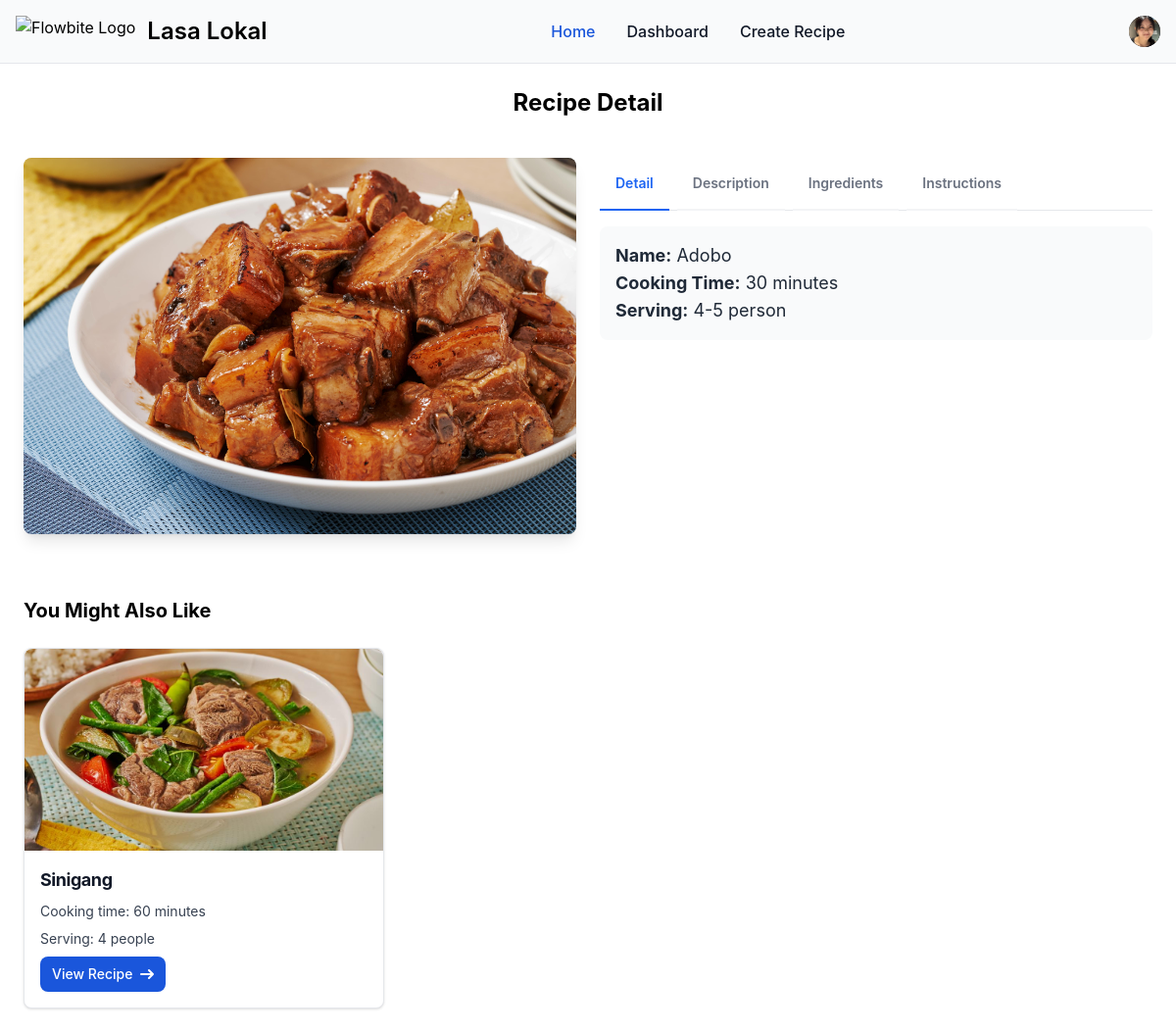
Screenshot of /recipe/detail/5 (signed in) with the database file from the repository.
### user_profile/models.py (models this page shows, shortened)
class Profile(models.Model):
    MALE = 'M'
    FEMALE = 'F'
    OTHERS = 'O'
    GENDER_CHOICES = [
        (MALE, 'Male'),
        (FEMALE, 'Female'),
        (OTHERS, 'Others'),
    ]
    user = models.OneToOneField(User, on_delete=models.CASCADE)
    image = models.ImageField(upload_to='profile_images', default='default_profile_image.jpg')
    gender = models.CharField(max_length = 20, choices = GENDER_CHOICES, default=OTHERS)

### recipe/models.py (models this page shows, shortened)
class Recipe(models.Model):
    category = models.ForeignKey(Category, on_delete=models.CASCADE, related_name="category")
    created_by = models.ForeignKey(User, on_delete=models.CASCADE, related_name="created_by")
    name = models.CharField(max_length=100)
    image = models.ImageField(upload_to='recipe_images', default='default_recipe_image.svg', blank=True, null=True)
    description = models.TextField()
    cook_time = models.CharField(max_length=100)
    serving = models.CharField(max_length=100)
    created_at = models.DateTimeField(auto_now_add=True)
    updated_at = models.DateTimeField(auto_now_add=True)

### recipe/views.py (the view)
# urls.py: path('detail/<int:recipe_primary_key>', views.view_recipe_detail, name='view_recipe_detail'),
@login_required
def view_recipe_detail(request, recipe_primary_key):
    recipe = get_object_or_404(Recipe, pk=recipe_primary_key)
    ingredients = Ingredient.objects.filter(recipe_id=recipe_primary_key)
    instructions = Instruction.objects.filter(recipe_id=recipe_primary_key)
    related_recipes = Recipe.objects.filter(
        category=recipe.category
    ).exclude(
        pk=recipe_primary_key
    ).order_by('?')[:3]  # Random order, limit to 3
    return render(request, 'recipe/view_recipe_detail.html', {
        'title': 'Recipe Detail',
        'recipe': recipe,
        'ingredients': ingredients,
        'instructions': instructions,
        'related_recipes': related_recipes,
    })

### recipe/templates/recipe/view_recipe_detail.html (shortened to what this page needs)
{% extends 'main/base.html' %}
{% load static %}
{% block content %}
<div class="max-w-screen-xl mx-auto p-6 md:px-10 md:py-10 rounded-md">
    <h1 class="mb-10 text-2xl font-bold text-center">Recipe Detail</h1>
    <div class="grid md:grid-cols-2 gap-6">
        <div class="md:col-span-1">
            <div class="relative h-96 md:h-[500px] w-full overflow-hidden rounded-lg shadow-lg bg-gray-100">
                <img
                    src="{{ recipe.image.url }}"
                    alt="Recipe Image"
                    class="absolute inset-0 w-full h-full object-contain"
                >
            </div>
        </div>
        <div class="md:col-span-1">
            <div class="mb-4 border-b border-gray-200 dark:border-gray-700">
                <ul class="flex flex-wrap -mb-px text-sm font-medium text-center" id="default-tab" data-tabs-toggle="#default-tab-content" role="tablist">
                    <li class="me-2" role="presentation">
                        <button class="inline-block p-4 border-b-2 font-semibold rounded-t-lg" id="detail-tab" data-tabs-target="#detail" type="button" role="tab" aria-controls="detail" aria-selected="false">Detail</button>
                    </li>
                    <li class="me-2" role="presentation">
                        <button class="inline-block p-4 border-b-2 rounded-t-lg font-semibold hover:text-gray-600 hover:border-gray-300 dark:hover:text-gray-300" id="description-tab" data-tabs-target="#description" type="button" role="tab" aria-controls="description" aria-selected="false">Description</button>
                    </li>
                    <li class="me-2" role="presentation">
                        <button class="inline-block p-4 border-b-2 rounded-t-lg font-semibold hover:text-gray-600 hover:border-gray-300 dark:hover:text-gray-300" id="ingredients-tab" data-tabs-target="#ingredients" type="button" role="tab" aria-controls="ingredients" aria-selected="false">Ingredients</button>
                    </li>
                    <li class="me-2" role="presentation">
                        <button class="inline-block p-4 border-b-2 rounded-t-lg font-semibold hover:text-gray-600 hover:border-gray-300 dark:hover:text-gray-300" id="instructions-tab" data-tabs-target="#instructions" type="button" role="tab" aria-controls="instructions" aria-selected="false">Instructions</button>
                    </li>
                </ul>
            </div>
            <div id="default-tab-content">
                <div class="hidden p-4 rounded-lg bg-gray-50 dark:bg-gray-800" id="detail" role="tabpanel" aria-labelledby="detail-tab">
                    <div class="flex flex-col">
                        <div>
                            <h1 class="text-lg font-normal text-gray-800"><b>Name:</b> {{ recipe.name }}</h1>
                        </div>
                        <div>
                            <h1 class="text-lg font-normal text-gray-800"><b>Cooking Time:</b> {{ recipe.cook_time }}</h1>
                        </div>
                        <div>
                            <h1 class="text-lg font-normal text-gray-800"><b>Serving:</b> {{ recipe.serving }}</h1>
                        </div>
                    </div>
                </div>
            </div>
        </div>
    </div>
    {% if related_recipes %}
    <div class="pt-16 mt-16">
        <h2 class="text-xl font-bold mb-6">You Might Also Like</h2>
        <div class="grid grid-cols-1 md:grid-cols-3 gap-6">
            {% for related_recipe in related_recipes %}
            <div class="bg-white border border-gray-200 rounded-lg shadow dark:bg-gray-800 dark:border-gray-700 flex flex-col">
                <a href="{% url 'recipe:view_recipe_detail' recipe_primary_key=related_recipe.id %}">
                    <img class="w-full h-40 object-cover rounded-t-lg" src="{{ related_recipe.image.url }}" alt="{{ related_recipe.name }}" />
                </a>
                <div class="p-4 flex flex-col h-full">
                    <div class="flex-1">
                        <h5 class="mb-2 text-lg font-bold tracking-tight text-gray-900 dark:text-white">{{ related_recipe.name }}</h5>
                        <p class="mb-2 text-sm text-gray-700 dark:text-gray-400">Cooking time: {{ related_recipe.cook_time }}</p>
                        <p class="mb-2 text-sm text-gray-700 dark:text-gray-400">Serving: {{ related_recipe.serving }}</p>
                    </div>
                    <div class="mt-auto">
                        <a href="{% url 'recipe:view_recipe_detail' recipe_primary_key=related_recipe.id %}" class="inline-flex items-center px-3 py-2 text-sm font-medium text-center text-white bg-blue-700 rounded-lg hover:bg-blue-800 focus:ring-4 focus:outline-none focus:ring-blue-300 dark:bg-blue-600 dark:hover:bg-blue-700 dark:focus:ring-blue-800">
                            View Recipe
                            <svg class="rtl:rotate-180 w-3.5 h-3.5 ms-2" aria-hidden="true" xmlns="http://www.w3.org/2000/svg" fill="none" viewBox="0 0 14 10">
                                <path stroke="currentColor" stroke-linecap="round" stroke-linejoin="round" stroke-width="2" d="M1 5h12m0 0L9 1m4 4L9 9"/>
                            </svg>
                        </a>
                    </div>
                </div>
            </div>
            {% endfor %}
        </div>
    </div>
    {% endif %}
</div>
{% endblock %}

### main/templates/main/base.html (shortened to what this page needs)
<!DOCTYPE html>
<html lang="en">
<head>
    <link href="https://cdn.jsdelivr.net/npm/flowbite@2.5.2/dist/flowbite.min.css" rel="stylesheet" />
</head>
<body>
    {% if request.user.is_authenticated %}
      <nav class="border-gray-200 bg-gray-50 dark:bg-gray-800 dark:border-gray-700">
        <div class="max-w-screen-xl flex flex-wrap items-center justify-between mx-auto p-4">
        <a href="{% url 'recipe:view_recipes' %}" class="flex items-center space-x-3 rtl:space-x-reverse">
            <img src="https://flowbite.com/docs/images/logo.svg" class="h-8" alt="Flowbite Logo" />
            <span class="self-center text-2xl font-semibold whitespace-nowrap dark:text-white">Lasa Lokal</span>
        </a>
        <div class="flex items-center md:order-2 space-x-3 md:space-x-0 rtl:space-x-reverse">
            <button type="button" class="flex text-sm bg-gray-800 rounded-full md:me-0 focus:ring-4 focus:ring-gray-300 dark:focus:ring-gray-600" id="user-menu-button" aria-expanded="false" data-dropdown-toggle="user-dropdown" data-dropdown-placement="bottom">
              <img class="w-8 h-8 rounded-full" src="{{ request.user.profile.image.url }}" alt="{{ request.user.first_name }} {{ request.user.last_name }} photo">
            </button>
        </div>
        <div class="items-center justify-between hidden w-full md:flex md:w-auto md:order-1" id="navbar-user">
          <ul class="flex flex-col font-medium mt-4 rounded-lg bg-gray-50 md:space-x-8 rtl:space-x-reverse md:flex-row md:mt-0 md:border-0 md:bg-transparent dark:bg-gray-800 md:dark:bg-transparent dark:border-gray-700">
            <li>
              <a href="{% url 'recipe:view_recipes' %}" class="block py-2 px-3 md:p-0 text-white bg-blue-700 rounded md:bg-transparent md:text-blue-700 md:dark:text-blue-500 dark:bg-blue-600 md:dark:bg-transparent" aria-current="page">Home</a>
            </li>
            <li>
              <a href="{% url 'recipe:view_user_recipes' %}" class="block py-2 px-3 md:p-0 text-gray-900 rounded hover:bg-gray-100 md:hover:bg-transparent md:border-0 md:hover:text-blue-700 dark:text-white md:dark:hover:text-blue-500 dark:hover:bg-gray-700 dark:hover:text-white md:dark:hover:bg-transparent">Dashboard</a>
            </li>
            <li>
              <a href="{% url 'recipe:create_recipe' %}" class="block py-2 px-3 md:p-0 text-gray-900 rounded hover:bg-gray-100 md:hover:bg-transparent md:border-0 md:hover:text-blue-700 dark:text-white md:dark:hover:text-blue-500 dark:hover:bg-gray-700 dark:hover:text-white md:dark:hover:bg-transparent">Create Recipe</a>
            </li>
          </ul>
        </div>
        </div>
      </nav>
      <div class="w-full border-b border-gray-200 dark:border-gray-700"></div>
      {% endif %}
      {% block content %}
      {% endblock %}
</body>
</html>

### rows the page displays
Recipe: image (picture), name "Adobo", cook_time "30 minutes", serving "4-5 person"
Recipe: image (picture), name "Sinigang", cook_time "60 minutes", serving "4 people"
